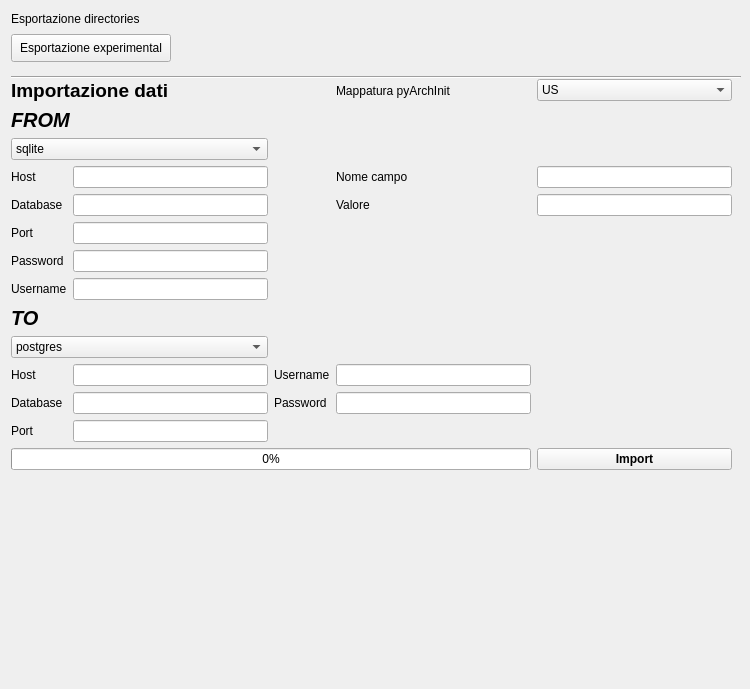
     <widget class="QWidget" name="tab_3">
      <attribute name="title">
       <string>Tool di importazione</string>
      </attribute>
      <widget class="QLabel" name="label_11">
       <property name="geometry">
        <rect>
         <x>11</x>
         <y>11</y>
         <width>137</width>
         <height>16</height>
        </rect>
       </property>
       <property name="text">
        <string>Esportazione directories</string>
       </property>
      </widget>
      <widget class="QPushButton" name="pushButton_exp_directories">
       <property name="geometry">
        <rect>
         <x>11</x>
         <y>34</y>
         <width>160</width>
         <height>28</height>
        </rect>
       </property>
       <property name="text">
        <string>Esportazione experimental</string>
       </property>
      </widget>
      <widget class="Line" name="line">
       <property name="geometry">
        <rect>
         <x>11</x>
         <y>69</y>
         <width>730</width>
         <height>16</height>
        </rect>
       </property>
       <property name="orientation">
        <enum>Qt::Horizontal</enum>
       </property>
      </widget>
      <widget class="QLabel" name="label_22">
       <property name="geometry">
        <rect>
         <x>584</x>
         <y>336</y>
         <width>16</width>
         <height>16</height>
        </rect>
       </property>
       <property name="text">
        <string/>
       </property>
      </widget>
      <widget class="QWidget" name="layoutWidget">
       <property name="geometry">
        <rect>
         <x>11</x>
         <y>79</y>
         <width>721</width>
         <height>601</height>
        </rect>
       </property>
       <layout class="QGridLayout" name="gridLayout_6">
        <item row="17" column="0" colspan="4">
         <widget class="QProgressBar" name="progress_bar">
          <property name="value">
           <number>0</number>
          </property>
         </widget>
        </item>
        <item row="17" column="4">
         <widget class="QPushButton" name="pushButton_import">
          <property name="font">
           <font>
            <pointsize>9</pointsize>
            <weight>75</weight>
            <bold>true</bold>
           </font>
          </property>
          <property name="text">
           <string>Import</string>
          </property>
         </widget>
        </item>
        <item row="18" column="1">
         <spacer name="verticalSpacer">
          <property name="orientation">
           <enum>Qt::Vertical</enum>
          </property>
          <property name="sizeHint" stdset="0">
           <size>
            <width>20</width>
            <height>24</height>
           </size>
          </property>
         </spacer>
        </item>
        <item row="0" column="0" colspan="2">
         <widget class="QLabel" name="label_59">
          <property name="font">
           <font>
            <pointsize>14</pointsize>
            <weight>75</weight>
            <bold>true</bold>
           </font>
          </property>
          <property name="text">
           <string>Importazione dati</string>
          </property>
         </widget>
        </item>
        <item row="2" column="0" colspan="2">
         <widget class="QComboBox" name="comboBox_server_rd">
          <item>
           <property name="text">
            <string>sqlite</string>
           </property>
          </item>
          <item>
           <property name="text">
            <string>postgres</string>
           </property>
          </item>
         </widget>
        </item>
        <item row="1" column="0" colspan="2">
         <widget class="QLabel" name="label_60">
          <property name="font">
           <font>
            <pointsize>15</pointsize>
            <weight>75</weight>
            <italic>true</italic>
            <bold>true</bold>
           </font>
          </property>
          <property name="text">
           <string>FROM</string>
          </property>
         </widget>
        </item>
        <item row="11" column="0" colspan="2">
         <widget class="QLabel" name="label_61">
          <property name="font">
           <font>
            <pointsize>15</pointsize>
            <weight>75</weight>
            <italic>true</italic>
            <bold>true</bold>
           </font>
          </property>
          <property name="text">
           <string>TO</string>
          </property>
         </widget>
        </item>
        <item row="12" column="0" colspan="2">
         <widget class="QComboBox" name="comboBox_server_wt">
          <property name="minimumSize">
           <size>
            <width>20</width>
            <height>0</height>
           </size>
          </property>
          <item>
           <property name="text">
            <string>postgres</string>
           </property>
          </item>
          <item>
           <property name="text">
            <string>sqlite</string>
           </property>
          </item>
         </widget>
        </item>
        <item row="13" column="3">
         <widget class="QLineEdit" name="lineEdit_username_wt"/>
        </item>
        <item row="0" column="4">
         <widget class="QComboBox" name="comboBox_mapper_read">
          <item>
           <property name="text">
            <string>US</string>
           </property>
          </item>
          <item>
           <property name="text">
            <string>UT</string>
           </property>
          </item>
          <item>
           <property name="text">
            <string>SITE</string>
           </property>
          </item>
          <item>
           <property name="text">
            <string>PERIODIZZAZIONE</string>
           </property>
          </item>
          <item>
           <property name="text">
            <string>INVENTARIO_MATERIALI</string>
           </property>
          </item>
          <item>
           <property name="text">
            <string>STRUTTURA</string>
           </property>
          </item>
          <item>
           <property name="text">
            <string>TAFONOMIA</string>
           </property>
          </item>
          <item>
           <property name="text">
            <string>PYARCHINIT_THESAURUS</string>
           </property>
          </item>
          <item>
           <property name="text">
            <string>SCHEDAIND</string>
           </property>
          </item>
          <item>
           <property name="text">
            <string>DETSESSO</string>
           </property>
          </item>
          <item>
           <property name="text">
            <string>DETETA</string>
           </property>
          </item>
          <item>
           <property name="text">
            <string>ARCHEOZOOLOGY</string>
           </property>
          </item>
          <item>
           <property name="text">
            <string>CAMPIONI</string>
           </property>
          </item>
          <item>
           <property name="text">
            <string>DOCUMENTAZIONE</string>
           </property>
          </item>
         </widget>
        </item>
        <item row="0" column="3">
         <widget class="QLabel" name="label_21">
          <property name="text">
           <string>Mappatura pyArchInit</string>
          </property>
         </widget>
        </item>
        <item row="13" column="0">
         <widget class="QLabel" name="label_27">
          <property name="text">
           <string>Host</string>
          </property>
         </widget>
        </item>
        <item row="13" column="1">
         <widget class="QLineEdit" name="lineEdit_host_wt"/>
        </item>
        <item row="14" column="1">
         <widget class="QLineEdit" name="lineEdit_database_wt">
          <property name="text">
           <string/>
          </property>
         </widget>
        </item>
        <item row="14" column="0">
         <widget class="QLabel" name="label_24">
          <property name="text">
           <string>Database</string>
          </property>
         </widget>
        </item>
        <item row="15" column="0">
         <widget class="QLabel" name="label_57">
          <property name="text">
           <string>Port</string>
          </property>
         </widget>
        </item>
        <item row="15" column="1">
         <widget class="QLineEdit" name="lineEdit_port_wt"/>
        </item>
        <item row="13" column="2">
         <widget class="QLabel" name="label_28">
          <property name="text">
           <string>Username</string>
          </property>
         </widget>
        </item>
        <item row="14" column="2">
         <widget class="QLabel" name="label_29">
          <property name="text">
           <string>Password</string>
          </property>
         </widget>
        </item>
        <item row="14" column="3">
         <widget class="QLineEdit" name="lineEdit_pass_wt"/>
        </item>
        <item row="3" column="0">
         <widget class="QLabel" name="label_17">
          <property name="text">
           <string>Host</string>
          </property>
         </widget>
        </item>
        <item row="3" column="1">
         <widget class="QLineEdit" name="lineEdit_host_rd"/>
        </item>
        <item row="4" column="0">
         <widget class="QLabel" name="label_20">
          <property name="text">
           <string>Database</string>
          </property>
         </widget>
        </item>
        <item row="4" column="1">
         <widget class="QLineEdit" name="lineEdit_database_rd">
          <property name="text">
           <string/>
          </property>
         </widget>
        </item>
        <item row="5" column="0">
         <widget class="QLabel" name="label_25">
          <property name="text">
           <string>Port</string>
          </property>
         </widget>
        </item>
        <item row="5" column="1">
         <widget class="QLineEdit" name="lineEdit_port_rd"/>
        </item>
        <item row="8" column="0">
         <widget class="QLabel" name="label_19">
          <property name="text">
           <string>Password</string>
          </property>
         </widget>
        </item>
        <item row="8" column="1">
         <widget class="QLineEdit" name="lineEdit_pass_rd"/>
        </item>
        <item row="9" column="0">
         <widget class="QLabel" name="label_18">
          <property name="text">
           <string>Username</string>
          </property>
         </widget>
        </item>
        <item row="9" column="1">
         <widget class="QLineEdit" name="lineEdit_username_rd"/>
        </item>
        <item row="3" column="3">
         <widget class="QLabel" name="label_62">
          <property name="text">
           <string>Nome campo</string>
          </property>
         </widget>
        </item>
        <item row="3" column="4">
         <widget class="QLineEdit" name="lineEdit_field_rd"/>
        </item>
        <item row="4" column="3">
         <widget class="QLabel" name="label_23">
          <property name="text">
           <string>Valore</string>
          </property>
         </widget>
        </item>
        <item row="4" column="4">
         <widget class="QLineEdit" name="lineEdit_value_rd"/>
        </item>
       </layout>
      </widget>
     </widget>
